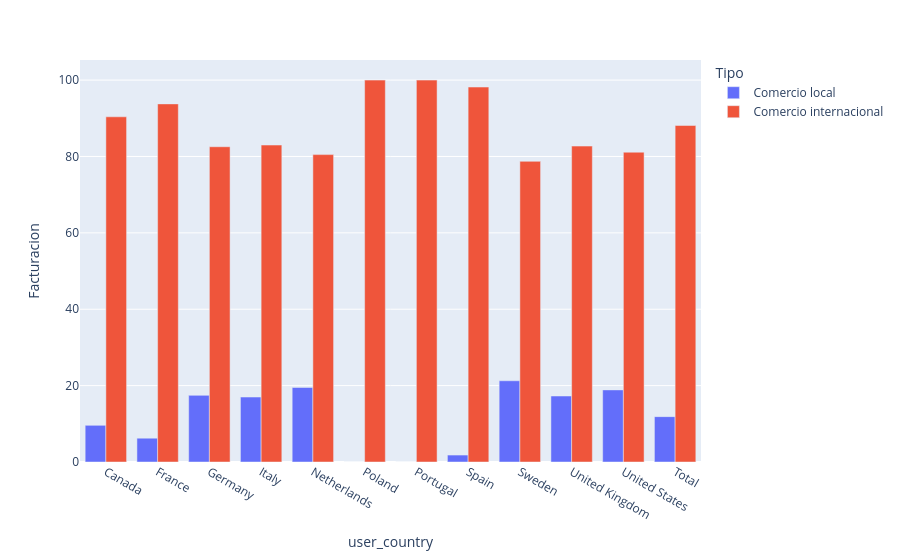

The cell this chart's notebook holds for it:
### Code cell
px.bar(
    data_frame=facturacion_pais_melt,
    x='user_country',
    y='Facturacion',
    color='Tipo',
    barmode='group'
)

### Figure 1 — Plotly figure (JSON) as saved in the notebook; plotly's stock layout.template omitted (floating-point values rounded to 4 significant figures)
{"data": [{"alignmentgroup": "True", "hovertemplate": "Tipo=Comercio local<br>user_country=%{x}<br>Facturacion=%{y}<extra></extra>", "legendgroup": "Comercio local", "marker": {"color": "#636efa", "pattern": {"shape": ""}}, "name": "Comercio local", "offsetgroup": "Comercio local", "orientation": "v", "showlegend": true, "textposition": "auto", "type": "bar", "x": ["Canada", "France", "Germany", "Italy", "Netherlands", "Poland", "Portugal", "Spain", "Sweden", "United Kingdom", "United States", "Total"], "xaxis": "x", "y": [9.61, 6.23, 17.45, 17.01, 19.51, 0.0, 0.0, 1.82, 21.27, 17.28, 18.88, 11.88], "yaxis": "y"}, {"alignmentgroup": "True", "hovertemplate": "Tipo=Comercio internacional<br>user_country=%{x}<br>Facturacion=%{y}<extra></extra>", "legendgroup": "Comercio internacional", "marker": {"color": "#EF553B", "pattern": {"shape": ""}}, "name": "Comercio internacional", "offsetgroup": "Comercio internacional", "orientation": "v", "showlegend": true, "textposition": "auto", "type": "bar", "x": ["Canada", "France", "Germany", "Italy", "Netherlands", "Poland", "Portugal", "Spain", "Sweden", "United Kingdom", "United States", "Total"], "xaxis": "x", "y": [90.39, 93.77, 82.55, 82.99, 80.49, 100.0, 100.0, 98.18, 78.73, 82.72, 81.12, 88.12], "yaxis": "y"}], "layout": {"barmode": "group", "legend": {"title": {"text": "Tipo"}, "tracegroupgap": 0}, "margin": {"t": 60}, "xaxis": {"anchor": "y", "domain": [0, 1], "title": {"text": "user_country"}}, "yaxis": {"anchor": "x", "domain": [0, 1], "title": {"text": "Facturacion"}}}}
